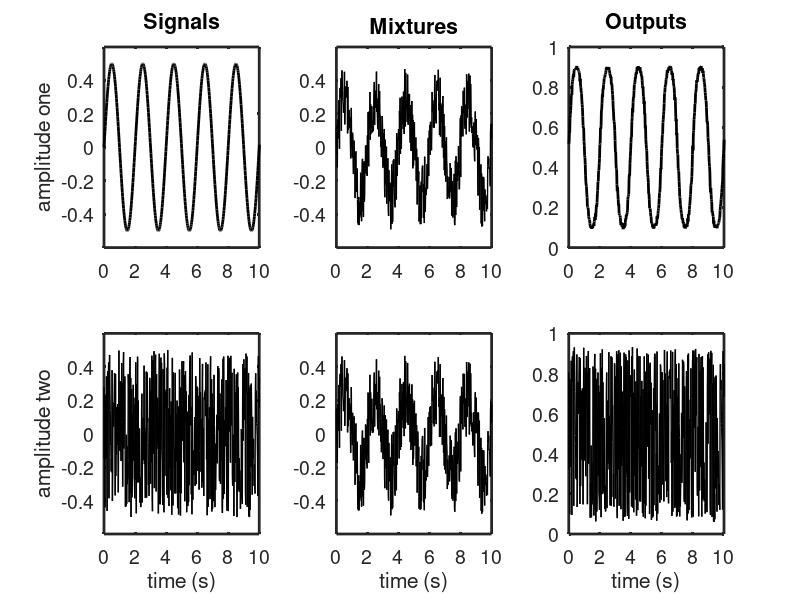

MATLAB code for this plot:
% script infoMaxBBS.m
% this script implements blind
% source separation using the
% information maximization
% algorithm of Bell and Sejnowski
% for two neurons
%

% set parameters
n=2;
nSam=1000;
sig=zeros(n,nSam);
mix=zeros(n,nSam);
out=zeros(n,nSam);
f=0.5;
tenp=(1/f)*10;
t=linspace(0,tenp,nSam);

% compute input signals
sig(1,:)=sin(2*pi*f*t)*0.5;
sig(2,:)=rand(1,nSam)-0.5;

% initialize network parameters
V=[0.03 0.02; 0.01 0.04];
b=[0.02; 0.03];
bat=100;
B=zeros(2,bat);
nIts=2000;
a=0.1;

% set mixing matrix and compute
% mixed signals
A=[0.6 0.4; 0.5 0.5];
mix=A*sig;

% train weights
for i=1:nIts,
   for j=1:nSam/bat,
      B(1,:)=b(1)*ones(1,bat);
      B(2,:)=b(2)*ones(1,bat);
      x=mix(:,bat*(j-1)+1:bat*j);
      q=V*x+B;
      y=1./(1+exp(-q));
      delV=inv(V')+1/bat*((1-2*y)*x');
      delb=1/bat*sum(1-2*y,2);
      V=V+a*delV;
      b=b+a*delb;
   end
end

% print out weights
V
b

% examine trained output
B=zeros(2,nSam);
B(1,:)=b(1)*ones(1,nSam);
B(2,:)=b(2)*ones(1,nSam);
q=V*mix+B;
out=1./(1+exp(-q));

% plot results
clf
subplot(231)
plot(t,sig(1,:),'k','linewidth',2)
axis([0 10 -0.6 0.6])
ylabel('amplitude one','fontsize',14)
title('Signals','fontsize',14)
set(gca,'fontsize',14)
set(gca,'linewidth',2)

subplot(232)
plot(t,mix(1,:),'k','linewidth',1)
axis([0 10 -0.6 0.6])
title('Mixtures','fontsize',14)
set(gca,'fontsize',14)
set(gca,'linewidth',2)

subplot(233)
plot(t,out(1,:),'k','linewidth',2)
axis([0 10 0 1])
title('Outputs','fontsize',14)
set(gca,'fontsize',14)
set(gca,'linewidth',2)

subplot(234)
plot(t,sig(2,:),'k','linewidth',1)
axis([0 10 -0.6 0.6])
ylabel('amplitude two','fontsize',14)
xlabel('time (s)','fontsize',14)
set(gca,'fontsize',14)
set(gca,'linewidth',2)

subplot(235)
plot(t,mix(2,:),'k','linewidth',1)
axis([0 10 -0.6 0.6])
xlabel('time (s)','fontsize',14)
set(gca,'fontsize',14)
set(gca,'linewidth',2)

subplot(236)
plot(t,out(2,:),'k','linewidth',1)
axis([0 10 0 1])
xlabel('time (s)','fontsize',14)
set(gca,'fontsize',14)
set(gca,'linewidth',2)


